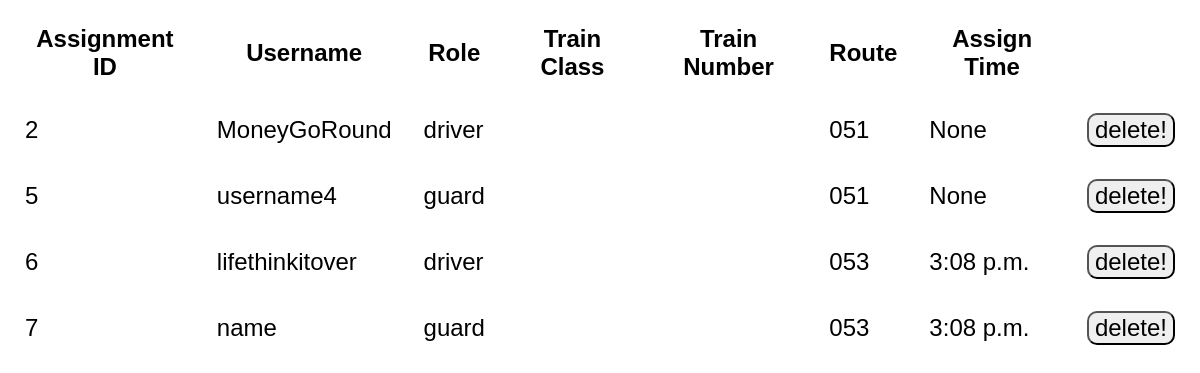
The page /assignments/ on the database as committed earlier.
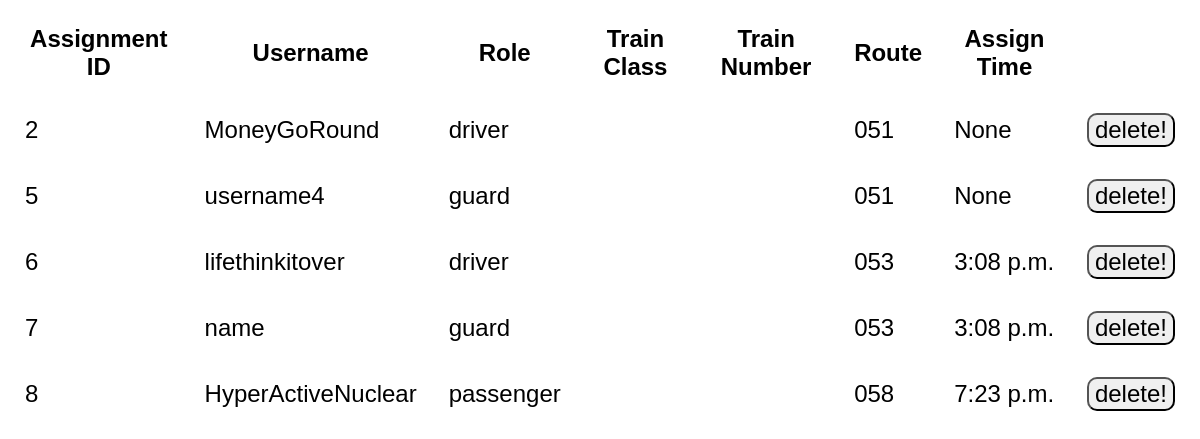
The same page on the database as committed later.
### scr_app_4/models.py (models this page shows, shortened)
class TrainAssignment(models.Model):
    id = models.AutoField(db_column='id', primary_key=True, unique=True)  # This field type is a guess.
    player = models.ForeignKey(Player, db_column='player', on_delete=models.CASCADE, unique=True)  # This field type is a guess.
    unit = models.ForeignKey(Unit, db_column='unit', on_delete=models.CASCADE)
    route = models.ForeignKey(Route, db_column='route', on_delete=models.CASCADE)  # This field type is a guess.
    assign_time = models.TimeField(default=timezone.now())  # This field type is a guess.
    class Meta:
        db_table = 'train_assignment'

class Player(models.Model):
    username = models.CharField(primary_key=True, unique=True, max_length=20)  # This field type is a guess.
    current_role = models.ForeignKey(Role, db_column='current_role', on_delete=models.SET_DEFAULT, default='passenger')
    class Meta:
        db_table = 'player'

class Role(models.Model):
    name = models.CharField(primary_key=True, unique=True, max_length=16)  # This field type is a guess.
    class Meta:
        db_table = 'role'

class Route(models.Model):
    id = models.TextField(primary_key=True, unique=True, max_length=3)  # This field type is a guess.
    operator = models.ForeignKey(Operator, null=True, db_column='operator', on_delete=models.PROTECT)  # This field type is a guess.
    terminus1 = models.ForeignKey(Station, null=True, db_column='terminus1', on_delete=models.CASCADE, related_name="route_terminus1")  # This field type is a guess.
    terminus2 = models.ForeignKey(Station, null=True, db_column='terminus2', on_delete=models.CASCADE, related_name="route_terminus2")  # This field type is a guess.
    diesel = models.BooleanField(null=True)  # This field type is a guess.
    def __str__(self):
        return self.id
    class Meta:
        db_table = 'route'

### scr_project_4/views.py (the view)
# urls.py: path('assignments/', views.assignments, name='assignments'),
def assignments(request):
    train_assignments = TrainAssignment.objects.all()
    template = loader.get_template('assignments.html')
    context = {'train_assignments': train_assignments}
    return HttpResponse(template.render(context, request))

### templates/assignments.html (shortened to what this page needs)
{% load static %}
<!DOCTYPE html>
<html lang="en">
<head>
</head>
<body>
<div class="table"><table>
    <tr>
        <th>Assignment ID</th>
        <th>Username</th>
        <th>Role</th>
        <th>Train Class</th>
        <th>Train Number</th>
        <th>Route</th>
        <th>Assign Time</th>
    </tr>
    {% for x in train_assignments %}
        <tr>
            <td>{{ x.id }}</td>
            <td>{{ x.player.username }}</td>
            <td>{{ x.player.current_role.name }}</td>
            <td>{{ x.train_class }}</td>
            <td>{{ x.number }}</td>
            <td>{{ x.route }}</td>
            <td>{{ x.assign_time }}</td>
            <td>
                <form action="{% url 'delete_assignment' x.id %}" method='POST'>
                    <button>delete!</button>
                </form>
            </td>
        </tr>
    {% endfor %}
</table></div>
</body>
</html>

Rows that differ between the two databases and show on the page:
added TrainAssignment: id "8", player.username "HyperActiveNuclear", player.current_role.name "passenger", route "058", assign_time "7:23 p.m."
